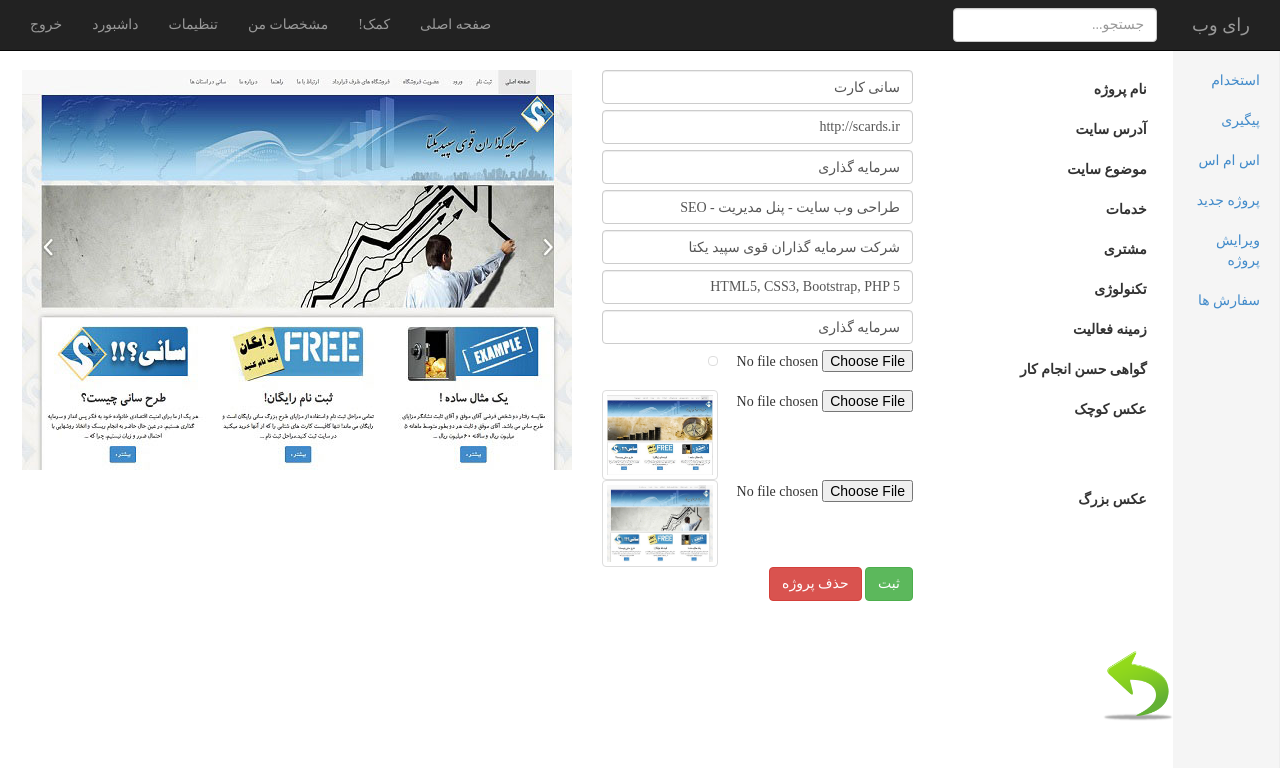
/admin/index.php?page=projectdetail&id=16 (signed in), run on the app's committed database.
### tables this page shows
CREATE TABLE IF NOT EXISTS `project` (
`id` int(11) NOT NULL,
  `project_name` varchar(250) NOT NULL,
  `project_address` varchar(250) NOT NULL,
  `project_type` varchar(250) NOT NULL,
  `project_service` varchar(250) NOT NULL,
  `client` varchar(250) NOT NULL,
  `Technology` varchar(250) NOT NULL,
  `completion_date` bigint(20) NOT NULL,
  `project_description` varchar(250) NOT NULL,
  `confirmation` varchar(250) NOT NULL,
  `project_image` varchar(250) NOT NULL,
  `detail_image` varchar(250) NOT NULL
);

### admin/include/projectdetail.php (the view, shortened to what this page needs)
<?php
	$id = $_GET['id'];
	$project_query = "SELECT * FROM `project` WHERE `id`='$id'";
	$project_result = mysqli_query($connection,$project_query);
	$project_row = mysqli_fetch_assoc($project_result);
?>
<form method="post" role="form" class="label_sabt" enctype="multipart/form-data">
<section class="slice bg-3">
        <div class="w-section inverse">
            <div class="container">
                <div class="row">
                    <div class="col-md-6">
                                <div class="item item-dark active">
                                    <img src="../images/samples/detail/<?php echo $project_row['detail_image']; ?>" alt="" class="img-responsive">
                                </div>
                    </div>
                    <div class="col-md-6" dir="rtl">
                        <div class="vertical-info">
                        	<div class="row">
                                <div class="col-sm-7"><input type="text" class="form-control" value="<?php echo $project_row['project_name']; ?>" name="project_name"></div>
                                <div class="col-sm-5"><label>نام پروژه</label></div>
                            </div>
                            <div class="row">
                                <div class="col-sm-7"><input type="text" class="form-control" value="<?php echo $project_row['project_address']; ?>" name="project_address"></div>
                                <div class="col-sm-5"><label>آدرس سایت</label></div>
                            </div>
                            <div class="row">
                                <div class="col-sm-7"><input type="text" class="form-control" value="<?php echo $project_row['project_type']; ?>" name="project_type"></div>
                                <div class="col-sm-5"><label>موضوع سایت</label></div>
                            </div>
                            <div class="row">
                                <div class="col-sm-7"><input type="text" class="form-control" value="<?php echo $project_row['project_service']; ?>" name="project_service"></div>
                                <div class="col-sm-5"><label>خدمات</label></div>
                            </div>
                            <div class="row">
                                <div class="col-sm-7"><input type="text" class="form-control" value="<?php echo $project_row['client']; ?> " name="client"></div>
                                <div class="col-sm-5"><label>مشتری</label></div>
                            </div>
                            <div class="row">
                                <div class="col-sm-7"><input type="text" class="form-control" value="<?php echo $project_row['Technology']; ?>" name="Technology"></div>
                                <div class="col-sm-5"><label>تکنولوژی</label></div>
                            </div>
                            <div class="row">
                                <div class="col-sm-7"><input type="text" class="form-control" value="<?php echo $project_row['project_description']; ?>" name="project_description"></div>
                                <div class="col-sm-5"><label>زمینه فعالیت</label></div>
                            </div>
                            <div class="row">
                                <div class="col-sm-3"><img src="../images/confirmation/<?php echo $project_row['confirmation']; ?>" alt="" class="img-responsive img-thumbnail"></div>
                                <div class="col-sm-4"><input type="file"name="confirmation"></div>
                                <div class="col-sm-5"><label>گواهی حسن انجام کار</label></div>
                            </div>
                            <div class="row">
                                <div class="col-sm-3"><img src="../images/samples/<?php echo $project_row['project_image']; ?>" alt="" class="img-responsive img-thumbnail"></div>
                                <div class="col-sm-4"><input type="file"name="project_image"></div>
                                <div class="col-sm-5"><label>عکس کوچک</label></div>
                            </div>
                            <div class="row">
                                <div class="col-sm-3"><img src="../images/samples/detail/<?php echo $project_row['detail_image']; ?>" alt="" class="img-responsive img-thumbnail"></div>
                                <div class="col-sm-4"><input type="file"name="detail_image"></div>
                                <div class="col-sm-5"><label>عکس بزرگ</label></div>
                            </div>
                            <div class="row">
                                <div class="col-sm-7">
                                	<input type="submit" class="btn btn-success" value="ثبت" name="update">
                                    <input type="submit" class="btn btn-danger" value="حذف پروژه" name="delete">
                                </div>
                            </div>
                        </div>
                        <div style="height:20px;"></div>
                    </div>
                </div>
            </div>
        </div>
    </section>
</form>
<a class="go-back" href="?page=edit"><img src="images/go-back-icon.png" width="70"></a>

### admin/css/dashboard.css (style rules this page uses)
body { padding-top: 50px; direction:rtl; font-family:BYekan,tahoma; }
.label_sabt label { width:150px; margin:10px; }

### data on the page
project: detail_image (picture), project_name "سانی کارت", project_address "http://scards.ir", project_type "سرمایه گذاری", project_service "طراحی وب سایت - پنل مدیریت - SEO", client "شرکت سرمایه گذاران قوی سپید یکتا", Technology "HTML5, CSS3, Bootstrap, PHP 5", project_description "سرمایه گذاری", project_image (picture)
